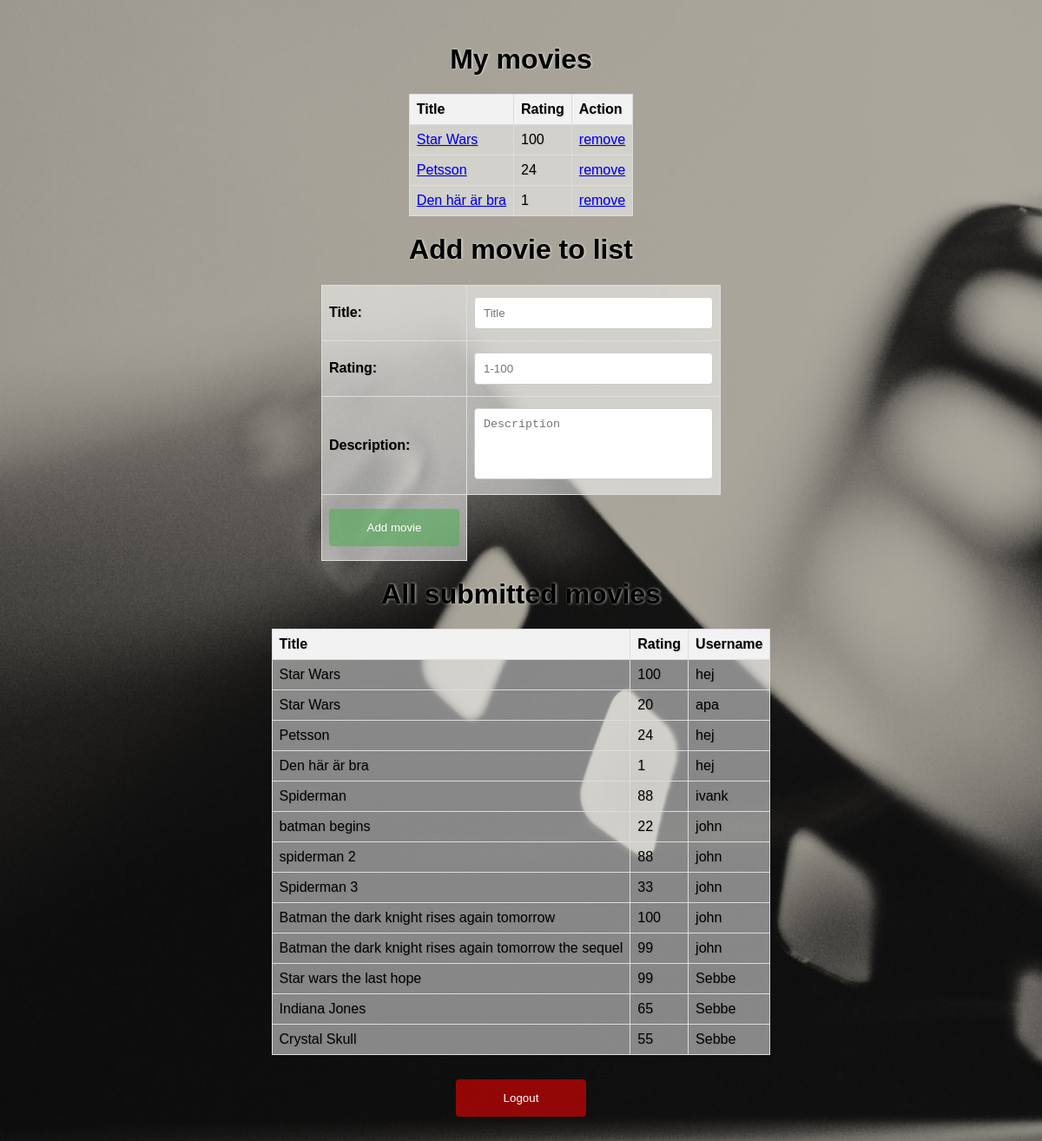
Page /movies (signed in) on the committed database.
### tables this page shows
CREATE TABLE "movies" (
	"movie_id"	INTEGER NOT NULL UNIQUE,
	"title"	TEXT NOT NULL,
	"rating"	INTEGER NOT NULL,
	"user_id"	INTEGER NOT NULL,
	"info"	TEXT,
	FOREIGN KEY("user_id") REFERENCES "users"("user_id"),
	UNIQUE("title","user_id"),
	PRIMARY KEY("movie_id" AUTOINCREMENT)
);

CREATE TABLE "users" (
	"user_id"	INTEGER NOT NULL UNIQUE,
	"user_name"	TEXT NOT NULL UNIQUE,
	"password"	TEXT NOT NULL,
	PRIMARY KEY("user_id" AUTOINCREMENT)
);

### main.py (the view)
@app.route("/movies", methods=["GET"])
def movies():
    userid = session["userid"]
    movie_list = get_movies(userid)
    all_movies_list = get_all_movies()
    success_message = request.args.get('success_message')
    error_message = request.args.get('error_message')
    return render_template('movies.html',
                           movie_list=movie_list,
                           all_movies_list=all_movies_list,
                           sucess_message=success_message,
                           error_message=error_message)

### main.py (called while the page is built)
def get_all_movies():
    cursor.execute("SELECT title, rating, user_id FROM movies")
    movie_list_db = cursor.fetchall()
    movie_list = add_all_movies_to_dict(movie_list_db)
    return movie_list

def add_all_movies_to_dict(movies_list):
    temp_movies = []
    for movie in movies_list:
        title, rating, userid = movie
        cursor.execute("SELECT user_name FROM users WHERE user_id=?", (userid,))
        user_data = cursor.fetchone()
        username = user_data[0]
        movie_to_add = {"title": title, "rating": rating, "username": username}
        temp_movies.append(movie_to_add)
    return temp_movies

def get_movies(user_id):
    cursor.execute("SELECT title, rating, info FROM movies WHERE user_id=?", (user_id,))
    movie_list_db = cursor.fetchall()
    movie_list = add_movies_to_dict(movie_list_db)
    return movie_list

def add_movies_to_dict(movies_list):
    temp_movies = []
    for movie in movies_list:
        title, rating, info = movie
        movie_to_add = {"title": title, "rating": rating, "info": info}
        temp_movies.append(movie_to_add)
    return temp_movies

### templates/movies.html (shortened to what this page needs)
<!DOCTYPE html>
<html lang="en">
{% extends "base.html" %}
{% block body%}
    <h1 class="text">My movies</h1>
    <table style="display: flex; justify-content: center;">
        <tr>
            <th>Title</th>
            <th>Rating</th>
            <th>Action</th>
        </tr>
        {% for i in range(movie_list|length) %}
            <tr>
                <td><a href="/description?movie={{ movie_list[i].title }}">{{ movie_list[i].title }}</a></td>
                <td>{{ movie_list[i].rating }}</td>
                <td><a href="/remove_movie/{{ movie_list[i].title }}">remove</a></td>
            </tr>
        {% endfor %}
    </table>
    <h1 class="text">Add movie to list</h1>
    <form action="/add_movies" method="POST">
        <table>
            <tr>
                <td><label for="Title">Title:</label></td>
                <td><input type="text" id="title" name="title" placeholder="Title" required></td>
            </tr>
            <tr>
                <td><label for="Rating">Rating:</label></td>
                <td><input type="number" id="rating" name="rating" placeholder="1-100" required></td>
            </tr>
            <tr>
                <td><label for="description">Description:</label></td>
                <td><textarea id="description" name="info" rows="4" cols="21" placeholder="Description" required></textarea></td>
            </tr>
            <tr>
                <td><input type="submit" value="Add movie"></td>
            </tr>
        </table>
    </form>
    <h1 class="text" style="display: flex; justify-content: center;">All submitted movies</h1>
    <table style="display: flex; justify-content: center;">
        <tr>
            <th>Title</th>
            <th>Rating</th>
            <th>Username</th>
        </tr>
        {% for i in range(all_movies_list|length) %}
            <tr>
                <td>{{ all_movies_list[i].title }}</td>
                <td>{{ all_movies_list[i].rating }}</td>
                <td>{{ all_movies_list[i].username }}</td>
            </tr>
        {% endfor %}
    </table>
{% endblock %}
{% block footer %}
    <form action="/logout" method="GET">
        <input type="submit" value="Logout">
    </form>
{% endblock %}

### templates/base.html (shortened to what this page needs)
<!DOCTYPE html>
<html lang="en">
<head>
    <link rel="stylesheet" type="text/css" href="/static/css/style.css">
</head>
<body>
    {% block body %}
    {% endblock %}
    <footer>
        {% block footer %}
        {% endblock %}
    </footer>
</body>
</html>

### static/css/style.css (style rules this page uses)
body { font-family: Arial, sans-serif; text-shadow: 1px 1px 1px rgba(0, 0, 0, 0.1); background-color: #f0f0f0; margin: 50px; padding: 0; height: 100%; background-image: url('/static/images/background.jpg'); background-size: cover; background-repeat: no-repeat; min-height: 100vh; }
.text { text-shadow: 1px 0px 3px rgba(255,255,255,0.7); }
h1 { text-align: center; margin-top: 20px; }
table { border-collapse: collapse; position: sticky; justify-content: center; }
th, td { border: 1px solid #ddd; padding: 8px; text-align: left; }
th { background-color: #f2f2f2; }
tr { background-color: rgba(255,255,255,0.5); }
form { margin-top: 20px; justify-content: center; display: flex; flex-direction: column; align-items: center; }
label { margin-bottom: 5px; font-weight: bold; }
input[type="text"], input[type="password"], input[type="number"], textarea { width: 275px; padding: 10px; margin: 5px 0; border: 1px solid #ccc; border-radius: 4px; box-sizing: border-box; resize: none; }
input[type="submit"][value="Add movie"], button { background-color: rgba(76, 175, 80, 0.55); color: white; padding: 14px 20px; margin: 8px 0; border: none; border-radius: 4px; cursor: pointer; width: 150px; }
input[type="submit"][value="Logout"], button { background-color: rgba(255, 0, 0, 0.55); color: white; padding: 14px 20px; margin: 8px 0; border: none; border-radius: 4px; cursor: pointer; width: 150px; }

### rows in the picture
movies: title "Star Wars", rating "100", title "Star Wars"
movies: title "Petsson", rating "24", title "Petsson"
movies: title "Den här är bra", rating "1", title "Den här är bra"
users: user_name "hej" "hej" "hej"
movies: title "Star Wars"
users: user_name "apa"
movies: title "Spiderman"
users: user_name "ivank"
movies: title "batman begins"
users: user_name "john" "john" "john" "john" "john"
movies: title "spiderman 2"
movies: title "Spiderman 3"
movies: title "Batman the dark knight rises again tomorrow"
movies: title "Batman the dark knight rises again tomorrow the sequel"
movies: title "Star wars the last hope"
users: user_name "Sebbe" "Sebbe" "Sebbe"
movies: title "Indiana Jones"
movies: title "Crystal Skull"

### other values in the picture
{{ all_movies_list[i].rating }} "100" "20" "24" "1" "88" "22" "88" "33" "100" "99" "99" "65" "55"
